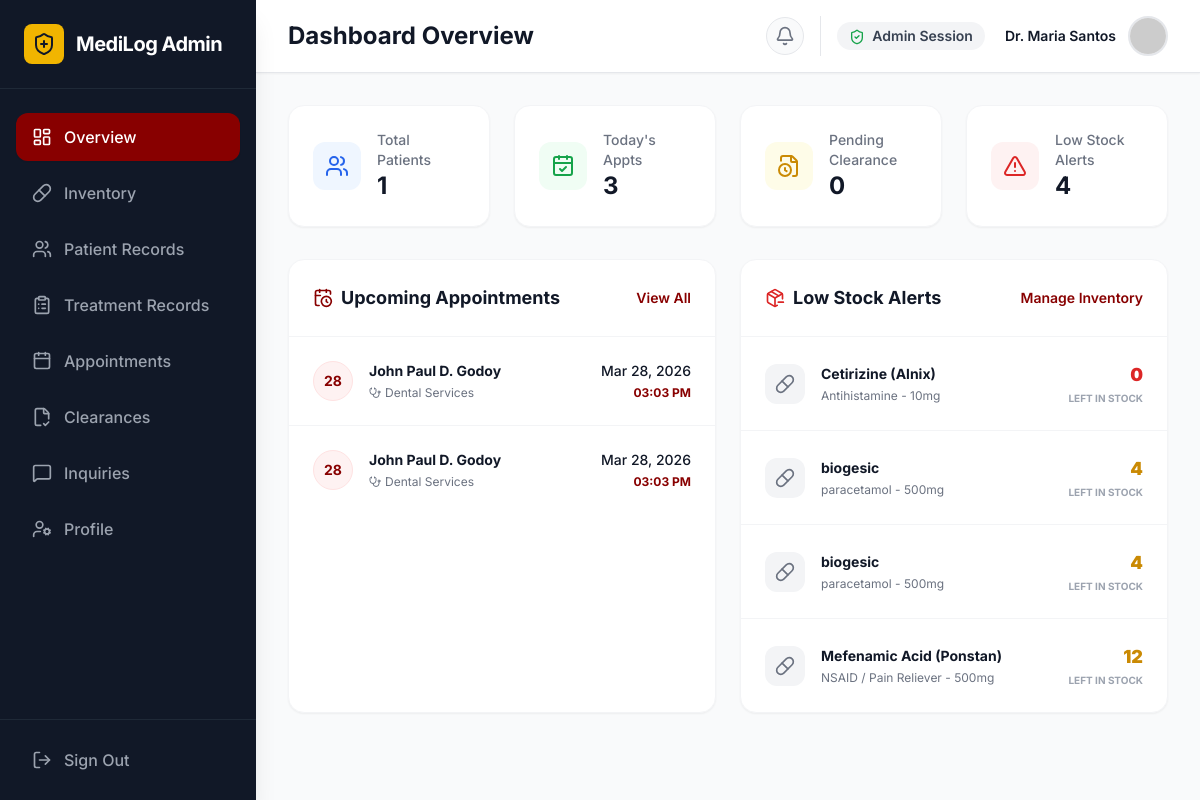
The app's page /admin/admin_dashboard.php (signed in) with its own data.
### tables this page shows
CREATE TABLE `users` (
  `id` int(11) NOT NULL,
  `full_name` varchar(100) NOT NULL,
  `id_number` varchar(50) NOT NULL,
  `role` enum('student','faculty','admin') NOT NULL,
  `email` varchar(100) NOT NULL,
  `course` varchar(100) DEFAULT NULL,
  `section` varchar(20) DEFAULT NULL,
  `dob` date DEFAULT NULL,
  `gender` enum('male','female','other') DEFAULT NULL,
  `phone_number` varchar(20) DEFAULT NULL,
  `address` varchar(255) DEFAULT NULL,
  `emergency_contact_name` varchar(100) DEFAULT NULL,
  `emergency_contact_phone` varchar(20) DEFAULT NULL,
  `blood_type` varchar(5) DEFAULT NULL,
  `allergies` varchar(255) DEFAULT NULL,
  `password` varchar(255) NOT NULL,
  `created_at` timestamp NOT NULL DEFAULT current_timestamp(),
  `profile_pic` longtext DEFAULT NULL
);

CREATE TABLE `appointments` (
  `id` int(11) NOT NULL,
  `patient_id` int(11) NOT NULL,
  `physician_id` int(11) DEFAULT NULL,
  `service_type` enum('General Consultation','Dental Services','Medical Clearance','Mental Health Info') NOT NULL,
  `appointment_date` date NOT NULL,
  `appointment_time` time NOT NULL,
  `status` enum('Pending','Waiting','In Progress','Completed','Cancelled') DEFAULT 'Pending',
  `notes` text DEFAULT NULL,
  `created_at` timestamp NOT NULL DEFAULT current_timestamp()
);

CREATE TABLE `medicine_inventory` (
  `id` int(11) NOT NULL,
  `name` varchar(150) NOT NULL,
  `category` varchar(100) NOT NULL,
  `dosage` varchar(50) DEFAULT NULL,
  `quantity` int(11) NOT NULL DEFAULT 0,
  `expiration_date` date NOT NULL,
  `status` enum('In Stock','Low Stock','Out of Stock') DEFAULT 'In Stock',
  `created_at` timestamp NOT NULL DEFAULT current_timestamp(),
  `updated_at` timestamp NOT NULL DEFAULT current_timestamp() ON UPDATE current_timestamp()
);

### admin/admin_dashboard.php (the view, shortened to what this page needs)
<?php
require '../db_connect.php';
$user_id = $_SESSION['user_id'];
$stmt = $pdo->prepare("SELECT full_name, profile_pic FROM users WHERE id = ?");
$stmt->execute([$user_id]);
$user = $stmt->fetch();
$profile_pic = 'https://ui-avatars.com/api/?name=' . urlencode($user['full_name']) . '&background=880000&color=fff';
$totalPatients = $pdo->query("SELECT COUNT(*) FROM users WHERE role = 'student'")->fetchColumn();
$pendingClearances = $pdo->query("SELECT COUNT(*) FROM medical_clearances WHERE status = 'Pending'")->fetchColumn();
$todayAppointments = $pdo->query("SELECT COUNT(*) FROM appointments WHERE appointment_date = CURDATE()")->fetchColumn();
$lowStock = $pdo->query("SELECT COUNT(*) FROM medicine_inventory WHERE status = 'Low Stock' OR quantity <= 20")->fetchColumn();
$apptStmt = $pdo->query("
    SELECT a.*, u.full_name as patient_name
    FROM appointments a
    JOIN users u ON a.patient_id = u.id
    WHERE a.status = 'Pending' AND a.appointment_date >= CURDATE()
    ORDER BY a.appointment_date ASC, a.appointment_time ASC
    LIMIT 5
");
$upcoming_appointments = $apptStmt->fetchAll(PDO::FETCH_ASSOC);
$medStmt = $pdo->query("
    SELECT * FROM medicine_inventory
    WHERE quantity <= 20
    ORDER BY quantity ASC
    LIMIT 5
");
$low_stock_medicines = $medStmt->fetchAll(PDO::FETCH_ASSOC);
?>
<!DOCTYPE html>
<html lang="en">
<head>
    <script src="https://cdn.tailwindcss.com"></script>
</head>
<body class="font-sans antialiased text-gray-800 bg-gray-50 flex h-screen overflow-hidden">
    <aside class="hidden md:flex flex-col w-64 bg-gray-900 text-white h-full shadow-xl z-20 flex-shrink-0">
        <div class="p-6 flex items-center gap-3 border-b border-gray-800">
            <div class="bg-pup-gold text-gray-900 p-2 rounded-lg"><i data-lucide="shield-plus" class="h-6 w-6"></i></div>
            <span class="font-bold text-xl tracking-tight text-white">MediLog Admin</span>
        </div>
        <nav class="flex-1 px-4 py-6 space-y-2 overflow-y-auto">
            <a href="admin_dashboard.php" class="flex items-center gap-3 px-4 py-3 bg-pup-maroon text-white rounded-xl font-medium transition-colors shadow-sm"><i data-lucide="layout-dashboard" class="h-5 w-5"></i> Overview</a>
            <a href="medicine_inventory.php" class="flex items-center gap-3 px-4 py-3 text-gray-400 hover:bg-gray-800 hover:text-white rounded-xl font-medium transition-colors"><i data-lucide="pill" class="h-5 w-5"></i> Inventory</a>
            <a href="patient_records.php" class="flex items-center gap-3 px-4 py-3 text-gray-400 hover:bg-gray-800 hover:text-white rounded-xl font-medium transition-colors"><i data-lucide="users" class="h-5 w-5"></i> Patient Records</a>
            <a href="admin_treatment_records.php" class="flex items-center gap-3 px-4 py-3 text-gray-400 hover:bg-gray-800 hover:text-white rounded-xl font-medium transition-colors"><i data-lucide="clipboard-list" class="h-5 w-5"></i> Treatment Records</a>
            <a href="admin_appointments.php" class="flex items-center gap-3 px-4 py-3 text-gray-400 hover:bg-gray-800 hover:text-white rounded-xl font-medium transition-colors"><i data-lucide="calendar" class="h-5 w-5"></i> Appointments</a>
            <a href="admin_clearance.php" class="flex items-center gap-3 px-4 py-3 text-gray-400 hover:bg-gray-800 hover:text-white rounded-xl font-medium transition-colors"><i data-lucide="file-check-2" class="h-5 w-5"></i> Clearances</a>
            <a href="admin_inquiries.php" class="flex items-center gap-3 px-4 py-3 text-gray-400 hover:bg-gray-800 hover:text-white rounded-xl font-medium transition-colors"><i data-lucide="message-square" class="h-5 w-5"></i> Inquiries</a>
            <a href="admin_profile.php" class="flex items-center gap-3 px-4 py-3 text-gray-400 hover:bg-gray-800 hover:text-white rounded-xl font-medium transition-colors"><i data-lucide="user-cog" class="h-5 w-5"></i> Profile</a>
        </nav>
        <div class="p-4 border-t border-gray-800">
            <button onclick="openLogoutModal()" class="flex items-center gap-3 px-4 py-3 text-gray-400 hover:bg-red-900/50 hover:text-red-400 rounded-xl font-medium transition-colors w-full text-left"><i data-lucide="log-out" class="h-5 w-5"></i> Sign Out</button>
        </div>
    </aside>
    <main class="flex-1 flex flex-col h-full overflow-hidden">
        <header class="bg-white border-b border-gray-200 px-4 sm:px-8 py-4 flex items-center justify-between z-10 shadow-sm">
            <div class="flex items-center gap-3">
                <h1 class="text-xl md:text-2xl font-bold text-gray-900">Dashboard Overview</h1>
            </div>
            <div class="flex items-center gap-3 sm:gap-4">
                <a href="admin_notifications.php" class="text-gray-500 hover:text-pup-maroon p-2 bg-gray-50 hover:bg-red-50 rounded-full border border-gray-200 relative">
                    <i data-lucide="bell" class="h-5 w-5"></i>
                </a>
                <div class="hidden md:flex items-center gap-3 pl-4 border-l border-gray-200">
                    <span class="text-sm font-semibold text-gray-700 bg-gray-100 px-3 py-1 rounded-full mr-2"><i data-lucide="shield-check" class="h-4 w-4 inline mr-1 text-green-600"></i> Admin Session</span>
                    <div class="text-right">
                        <p class="text-sm font-semibold text-gray-900"><?= htmlspecialchars($user['full_name']) ?></p>
                    </div>
                    <img src="<?= $profile_pic ?>" alt="Profile" class="h-10 w-10 rounded-full border-2 border-gray-200 object-cover">
                </div>
            </div>
        </header>
        <div class="flex-1 overflow-y-auto p-4 sm:p-8 pb-24 md:pb-8">
            <div class="max-w-7xl mx-auto space-y-6">
                <div class="grid grid-cols-1 sm:grid-cols-2 lg:grid-cols-4 gap-6 mb-8">
                    <div class="bg-white rounded-2xl border border-gray-100 shadow-sm p-6 flex items-center gap-4 transition-transform hover:-translate-y-1">
                        <div class="w-12 h-12 rounded-xl bg-blue-50 text-blue-600 flex items-center justify-center flex-shrink-0"><i data-lucide="users" class="h-6 w-6"></i></div>
                        <div>
                            <p class="text-sm font-medium text-gray-500">Total Patients</p>
                            <h3 class="text-2xl font-bold text-gray-900"><?= number_format($totalPatients) ?></h3>
                        </div>
                    </div>
                    <div class="bg-white rounded-2xl border border-gray-100 shadow-sm p-6 flex items-center gap-4 transition-transform hover:-translate-y-1">
                        <div class="w-12 h-12 rounded-xl bg-green-50 text-green-600 flex items-center justify-center flex-shrink-0"><i data-lucide="calendar-check" class="h-6 w-6"></i></div>
                        <div>
                            <p class="text-sm font-medium text-gray-500">Today's Appts</p>
                            <h3 class="text-2xl font-bold text-gray-900"><?= number_format($todayAppointments) ?></h3>
                        </div>
                    </div>
                    <div class="bg-white rounded-2xl border border-gray-100 shadow-sm p-6 flex items-center gap-4 transition-transform hover:-translate-y-1">
                        <div class="w-12 h-12 rounded-xl bg-yellow-50 text-yellow-600 flex items-center justify-center flex-shrink-0"><i data-lucide="file-clock" class="h-6 w-6"></i></div>
                        <div>
                            <p class="text-sm font-medium text-gray-500">Pending Clearance</p>
                            <h3 class="text-2xl font-bold text-gray-900"><?= number_format($pendingClearances) ?></h3>
                        </div>
                    </div>
                    <div class="bg-white rounded-2xl border border-gray-100 shadow-sm p-6 flex items-center gap-4 transition-transform hover:-translate-y-1">
                        <div class="w-12 h-12 rounded-xl bg-red-50 text-red-600 flex items-center justify-center flex-shrink-0"><i data-lucide="alert-triangle" class="h-6 w-6"></i></div>
                        <div>
                            <p class="text-sm font-medium text-gray-500">Low Stock Alerts</p>
                            <h3 class="text-2xl font-bold text-gray-900"><?= number_format($lowStock) ?></h3>
                        </div>
                    </div>
                </div>
                <div class="grid grid-cols-1 lg:grid-cols-2 gap-6">
                    <div class="bg-white rounded-2xl border border-gray-100 shadow-sm overflow-hidden flex flex-col">
                        <div class="p-6 border-b border-gray-100 flex justify-between items-center">
                            <h2 class="text-lg font-bold text-gray-900 flex items-center gap-2"><i data-lucide="calendar-clock" class="h-5 w-5 text-pup-maroon"></i> Upcoming Appointments</h2>
                            <a href="admin_appointments.php" class="text-sm font-semibold text-pup-maroon hover:underline">View All</a>
                        </div>
                        <div class="p-0 flex-1">
                            <?php if (count($upcoming_appointments) > 0): ?>
                                <ul class="divide-y divide-gray-100">
                                    <?php foreach ($upcoming_appointments as $appt): ?>
                                        <li class="p-6 hover:bg-gray-50 transition-colors flex flex-col sm:flex-row sm:items-center justify-between gap-4">
                                            <div class="flex items-center gap-4">
                                                <div class="w-10 h-10 rounded-full bg-red-50 text-pup-maroon flex items-center justify-center font-bold text-sm border border-red-100">
                                                    <?= date('d', strtotime($appt['appointment_date'])) ?>
                                                </div>
                                                <div>
                                                    <p class="font-bold text-gray-900 text-sm"><?= htmlspecialchars($appt['patient_name']) ?></p>
                                                    <p class="text-xs text-gray-500 flex items-center gap-1 mt-1"><i data-lucide="stethoscope" class="h-3 w-3"></i> <?= htmlspecialchars($appt['service_type']) ?></p>
                                                </div>
                                            </div>
                                            <div class="text-right">
                                                <p class="text-sm font-medium text-gray-900"><?= date('M d, Y', strtotime($appt['appointment_date'])) ?></p>
                                                <p class="text-xs font-bold text-pup-maroon mt-1"><?= date('h:i A', strtotime($appt['appointment_time'])) ?></p>
                                            </div>
                                        </li>
                                    <?php endforeach; ?>
                                </ul>
                            <?php endif; ?>
                        </div>
                    </div>
                    <div class="bg-white rounded-2xl border border-gray-100 shadow-sm overflow-hidden flex flex-col">
                        <div class="p-6 border-b border-gray-100 flex justify-between items-center">
                            <h2 class="text-lg font-bold text-gray-900 flex items-center gap-2"><i data-lucide="package-minus" class="h-5 w-5 text-red-600"></i> Low Stock Alerts</h2>
                            <a href="medicine_inventory.php" class="text-sm font-semibold text-pup-maroon hover:underline">Manage Inventory</a>
                        </div>
                        <div class="p-0 flex-1">
                            <?php if (count($low_stock_medicines) > 0): ?>
                                <ul class="divide-y divide-gray-100">
                                    <?php foreach ($low_stock_medicines as $med): ?>
                                        <li class="p-6 hover:bg-gray-50 transition-colors flex items-center justify-between gap-4">
                                            <div class="flex items-center gap-4">
                                                <div class="w-10 h-10 rounded-xl bg-gray-100 text-gray-500 flex items-center justify-center">
                                                    <i data-lucide="pill" class="h-5 w-5"></i>
                                                </div>
                                                <div>
                                                    <p class="font-bold text-gray-900 text-sm"><?= htmlspecialchars($med['name']) ?></p>
                                                    <p class="text-xs text-gray-500 mt-1"><?= htmlspecialchars($med['category']) ?> - <?= htmlspecialchars($med['dosage']) ?></p>
                                                </div>
                                            </div>
                                            <div class="text-right">
                                                <p class="text-lg font-black <?= $med['quantity'] == 0 ? 'text-red-600' : 'text-yellow-600' ?>"><?= htmlspecialchars($med['quantity']) ?></p>
                                                <p class="text-[10px] uppercase font-bold text-gray-400 mt-0.5">Left in Stock</p>
                                            </div>
                                        </li>
                                    <?php endforeach; ?>
                                </ul>
                            <?php endif; ?>
                        </div>
                    </div>
                </div>
            </div>
        </div>
    </main>
</body>
</html>

### admin/admin_dashboard.php (style rules this page uses)
body { opacity: 0; animation: fadeIn 0.4s ease-out forwards; }

### records on screen
users: full_name "Dr. Maria Santos"
appointments: appointment_date "28", patient.full_name "John Paul D. Godoy", service_type "Dental Services", appointment_date "Mar 28, 2026", appointment_time "03:03 PM"
appointments: appointment_date "28", patient.full_name "John Paul D. Godoy", service_type "Dental Services", appointment_date "Mar 28, 2026", appointment_time "03:03 PM"
medicine_inventory: name "Cetirizine (Alnix)", category "Antihistamine", dosage "10mg", quantity "0"
medicine_inventory: name "biogesic", category "paracetamol", dosage "500mg", quantity "4"
medicine_inventory: name "biogesic", category "paracetamol", dosage "500mg", quantity "4"
medicine_inventory: name "Mefenamic Acid (Ponstan)", category "NSAID / Pain Reliever", dosage "500mg", quantity "12"

### other values on screen
$totalPatients "1"
$todayAppointments "3"
$pendingClearances "0"
$lowStock "4"
